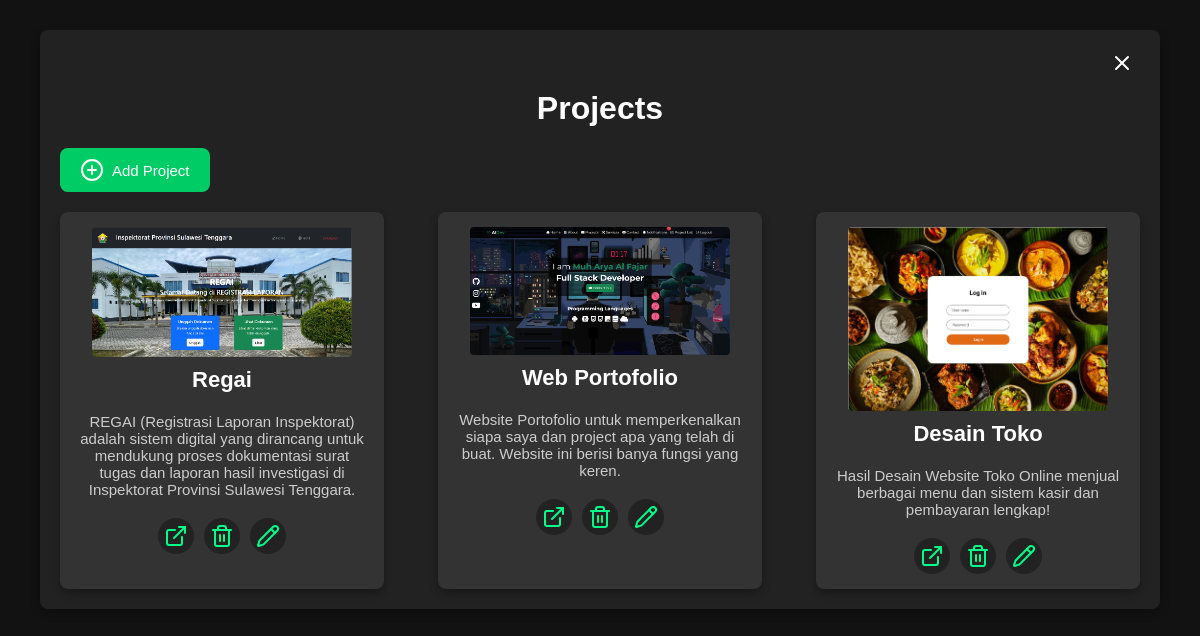
/projects/, run on the app's committed database.
### portfolio/models.py (models this page shows, shortened)
class Project(models.Model):
    name = models.CharField(max_length=255)
    description = models.TextField()
    image = models.ImageField(upload_to='projects_list/')
    url = models.URLField()

### portfolio/views.py (the view)
# urls.py: path('projects/', views.project_list, name='project_list'),
def project_list(request):
    projects = Project.objects.all()
    return render(request, 'portfolio/project_list.html', {'projects': projects})

### portfolio/context_processors.py (called while the page is built)
def unread_messages_count(request):
    return {
        'unread_count': ContactMessage.objects.filter(is_read=False).count()
    }

### portfolio/templates/portfolio/project_list.html (shortened to what this page needs)
<!DOCTYPE html>
<html lang="en">
<head>
</head>
<body>
    <div class="container">
        <button class="close-btn" onclick="window.location.href='{% url 'about_me' %}'" title="Back to About Me">
            <i data-lucide="x"></i>
        </button>
        <h1>Projects</h1>
        <a href="{% url 'add_project' %}" class="add-project-btn">
            <i data-lucide="plus-circle"></i> Add Project
        </a>
        <div class="project-list">
            {% for project in projects %}
                <div class="project-item">
                    <img src="{{ project.image.url }}" alt="{{ project.title }}">
                    <h2>{{ project.name }}</h2>
                    <p>{{ project.description }}</p>
                    <div class="action-buttons">
                        <a href="{{ project.link }}" target="_blank" class="action-button" title="View Project">
                            <i data-lucide="external-link"></i>
                        </a>
                        <a href="{% url 'delete_project' project.id %}" class="action-button delete" title="Delete Project">
                            <i data-lucide="trash-2"></i>
                        </a>
                        <a href="{% url 'edit_project' project.id %}" class="action-button" title="Edit Project">
                            <i data-lucide="pencil"></i>
                        </a>
                    </div>
                </div>
            {% endfor %}
        </div>
    </div>
</body>
</html>

### portfolio/templates/portfolio/project_list.html (style rules this page uses)
body { background-color: #121212; color: #ffffff; font-family: Arial, sans-serif; margin: 0; padding: 0; }
h1 { text-align: center; margin-top: 40px; }
.container { width: 90%; margin: 30px auto; padding: 20px; background-color: #222; border-radius: 8px; box-shadow: 0 4px 10px rgba(0, 0, 0, 0.3); position: relative; }
.close-btn { position: absolute; top: 20px; right: 20px; background-color: transparent; border: none; color: #ffffff; font-size: 20px; cursor: pointer; transition: color 0.3s, transform 0.3s; }
.add-project-btn { background-color: #00cc66; color: #ffffff; font-size: 15px; padding: 10px 20px; border-radius: 8px; text-decoration: none; display: inline-flex; align-items: center; gap: 8px; margin-bottom: 20px; transition: background-color 0.3s; }
.project-list { display: flex; flex-wrap: wrap; justify-content: space-between; gap: 20px; }
.project-item { background-color: #333; border-radius: 8px; width: 30%; box-shadow: 0 4px 8px rgba(0, 0, 0, 0.3); transition: transform 0.3s ease, box-shadow 0.3s ease; display: flex; flex-direction: column; align-items: center; padding-bottom: 15px; }
.project-item img { width: 80%; border-radius: 4px; margin-top: 15px; }
.project-item h2 { font-size: 22px; margin: 10px 0 5px; text-align: center; }
.project-item p { color: #cccccc; padding: 0 20px; font-size: 15px; text-align: center; margin-bottom: 10px; }
.action-buttons { display: flex; justify-content: center; gap: 10px; margin-top: 10px; }
.action-button { display: inline-flex; align-items: center; justify-content: center; width: 36px; height: 36px; background-color: #222; border-radius: 50%; color: #00ff88; text-decoration: none; font-size: 20px; transition: background-color 0.3s, transform 0.2s; }

### data on the page
Project: image (picture), name "Regai", description "REGAI (Registrasi Laporan Inspektorat) adalah sistem digital yang dirancang untuk mendukung proses dokumentasi surat tugas dan laporan hasil investigasi di Inspektorat Provinsi Sulawesi Tenggara."
Project: image (picture), name "Web Portofolio", description "Website Portofolio untuk memperkenalkan siapa saya dan project apa yang telah di buat. Website ini berisi banya fungsi yang keren."
Project: image (picture), name "Desain Toko", description "Hasil Desain Website Toko Online menjual berbagai menu dan sistem kasir dan pembayaran lengkap!"
